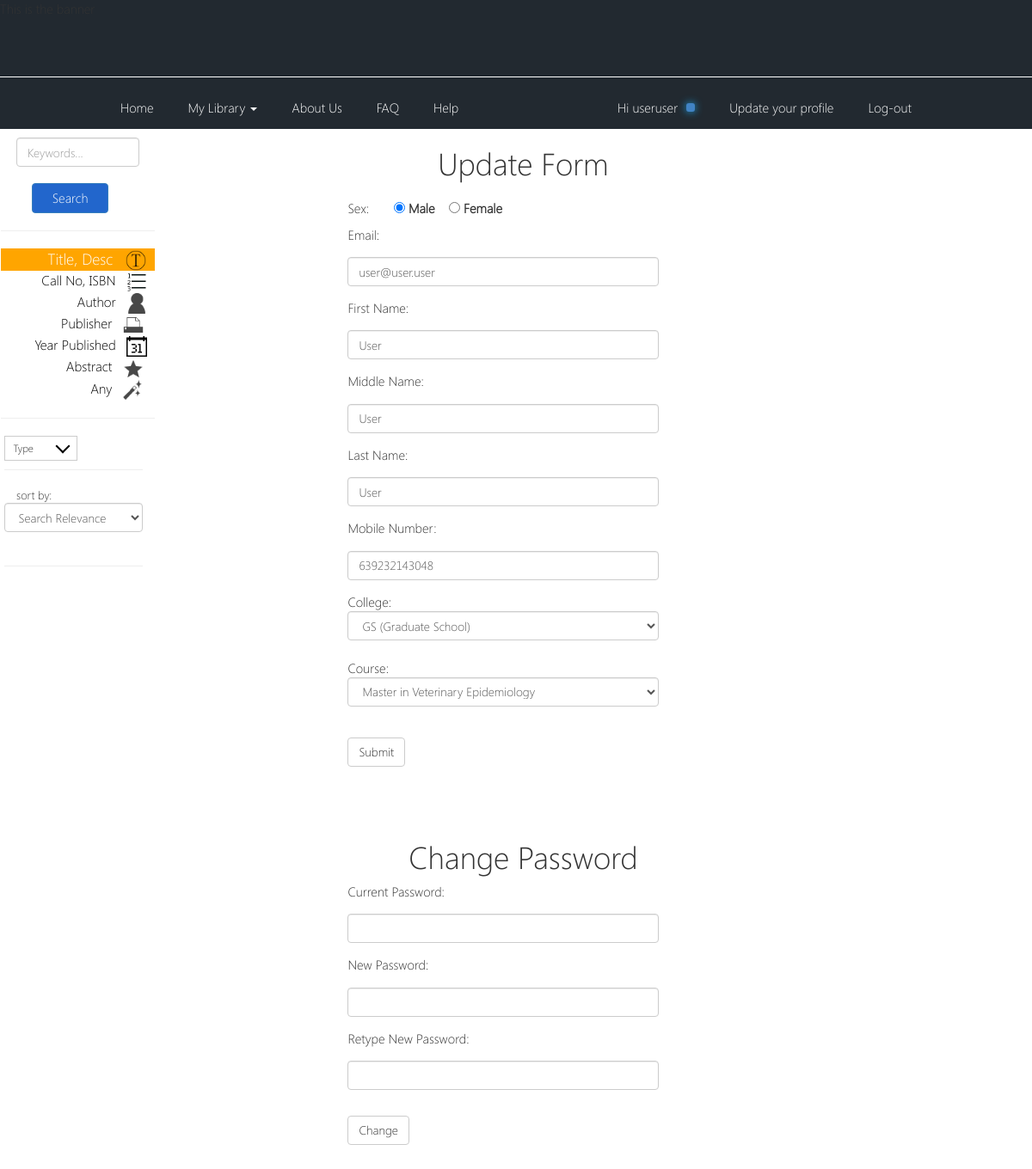
The page /update_account (signed in) on the database its author committed.
### tables this page shows
CREATE TABLE IF NOT EXISTS `user` (
  `username` varchar(18) NOT NULL,
  `password` varchar(65) NOT NULL,
  `sex` enum('male','female') NOT NULL,
  `status` enum('enabled','disabled','pending') NOT NULL DEFAULT 'pending',
  `email` varchar(55) NOT NULL,
  `usertype` enum('student','employee') NOT NULL,
  `emp_no` varchar(9) DEFAULT NULL,
  `student_no` varchar(10) DEFAULT NULL,
  `name_first` varchar(24) NOT NULL,
  `name_middle` varchar(24) NOT NULL,
  `name_last` varchar(24) NOT NULL,
  `mobile_no` varchar(12) DEFAULT NULL,
  `course` varchar(8) DEFAULT NULL,
  `college` varchar(11) DEFAULT NULL,
  PRIMARY KEY (`username`,`email`),
  UNIQUE KEY `emp_no` (`emp_no`,`student_no`),
  KEY `email` (`email`)
);

### application/controllers/home.php (called while the page is built, shortened)
    <?php if ( ! defined('BASEPATH')) exit('No direct script access allowed');
class Home extends CI_Controller {
    function __construct(){
        $this->load->model('book_model');
        $this->load->model('search_model');
        $this->load->model('notifs_model');
        $this->load->model('favorite_model');
        $this->load->model('lend_model');
        $this->load->model('reserve_model');
        $this->load->model('user_account_model');
        $this->load->model('admin_account_model');
        $this->load->helper("form");
        $this->load->library('safeguard');
    }
    public function update_account(){
        $data['title'] = "eICS Lib Sign Up";
        $this->load->view("header", $data);
        $username = $_SESSION['username'];
        $result=$this->user_account_model->get_data($username);
        $new_result = $this->safeguard->str_array_ready_for_display($result);
        $this->load->view('update_account_view', $new_result);
        if (isset($_SESSION['type']) && $_SESSION['type'] == "regular"){
            $data['notifs'] = $this->notifs_model->get_all($_SESSION['username'], 0);
            $data['notifs_count'] = $this->notifs_model->count_by_username($_SESSION['username']);
            $this->load->view('notifications_view', $data);
        }
    }
}

### index.php (called while the page is built, shortened)
<?php
require_once BASEPATH.'core/CodeIgniter.php';

### application/models/user_account_model.php (called while the page is built, shortened)
<?php if ( ! defined('BASEPATH')) exit('No direct script access allowed');
class User_account_model extends CI_Model {
	public function get_data($uname) {
		$query=$this->db->query("SELECT * FROM user WHERE username='{$uname}'");
		$result = $query->result_array();
		return $result[0];
	}
}
?>

### application/views/update_account_view.php (the view, shortened to what this page needs)
<div id="update_profile_container">
<form role="form" class="<?php
		if(isset($_SESSION['update_account_notif']) && $_SESSION['update_account_notif'] == "email")
			echo 'email';
	?>" name="userForm" action="<?php echo base_url();?>index.php/user_account/update" method="post" >
	<div id="container">
		<h1>Update Form</h1>
		<div id="body">
			Sex: &nbsp;&nbsp;&nbsp;&nbsp;&nbsp;
				 <input type="radio" name="sex" value="male" id="male"<?php if($sex=="male") echo " checked"; ?>/>
				 <label for="male">Male</label>&nbsp;&nbsp;&nbsp;
				 <input type="radio" name="sex" value="female" id="female"<?php if($sex=="female") echo " checked"; ?>/>
				 <label for="female">Female</label><br/>
			<div class="form-group">Email: <input class="form-control" type="text" name="email" value="<?php echo $email; ?>" required/><span name="span email"></span></div>
			<div class="form-group">First Name: <input class="form-control" type="text" name="name_first" value="<?php echo $name_first; ?>" required/><span name="span name_first"></span></div>
			<div class="form-group">Middle Name: <input class="form-control" type="text" name="name_middle" value="<?php echo $name_middle; ?>" required/><span name="span name_middle"></span></div>
			<div class="form-group">Last Name: <input class="form-control" type="text" name="name_last" value="<?php echo $name_last; ?>" required/><span name="span name_last"></span></div>
			<div class="form-group">Mobile Number: <input class="form-control" type="text" name="mobile_no" name="name_last" value="<?php echo $mobile_no; ?>" required /><span name="span mobile_no"></span></div>
			College:
			<select class="form-control" name="college" >
				<option value="GS"<?php if($college=="GS") echo " selected"; ?>>GS (Graduate School)</option>
			</select><br/>
			Course:
			<select class="form-control" name="course" id="course">
				<option value="MVE" id="MVE"<?php if($course=="MVE") echo " selected"; ?>>Master in Veterinary Epidemiology</option>
			</select></br>
			<input class="btn btn-default" type="submit" value="Submit" />
		</div>
	</div>
</form>
<form role="form" class="<?php
		if(isset($_SESSION['change_password_notif']) && $_SESSION['change_password_notif'] == "pass")
			echo 'pass';
	?>" name="changePasswordForm" action="<?php echo base_url();?>index.php/user_account/change_password" method="post" >
	<div id="container">
		<h1>Change Password</h1>
		<div id="body">
			<div class="form-group">Current Password: <input class="form-control" type="password" name="currentpassword" value="" required/><span name="span currentpassword"></span></div>
			<div class="form-group">New Password: <input class="form-control" type="password" name="newpassword" value=""required/><span name="span newpassword"></span></div>
			<div class="form-group">Retype New Password: <input class="form-control" type="password" name="renewpassword" value="" required/><span name="span renewpassword"></span></div>
			<input class="btn btn-default" type="submit" value="Change" />
		</div>
	</div>
</form>
</div>

### application/views/header.php (shortened to what this page needs)
<html>
	<head>
		<link rel="stylesheet" href="<?php echo base_url();?>css/bootstrap.min.css">
		<link rel="stylesheet" href="<?php echo base_url();?>css/style4.css">
		<link rel="stylesheet" href="<?php echo base_url();?>css/style5.css">
	</head>
	<body>
	<div id="site-cont">
		<div id="banner">
		</div>
		<div id="navbar" class="">
			<div id="element-cont">
				<div class="left">
					<a href="<?php echo base_url();?>ihome">
						<div class="menulinks">
							<?php if( isset($_SESSION['type']) && $_SESSION['type'] == "admin") echo "Manage";else echo "Home";?>
						</div>
					</a>
					<?php
					if(isset($_SESSION) && isset($_SESSION['type']) && $_SESSION['type'] == "regular"){
						echo
							"<div class='btn-group  dropdown-hover'>
								<a href='' class='' data-toggle='dropdown'>
									<div class='menulinks'>
										My Library
										<span class='caret'></span>
									</div>
							  	</a>
							  	<ul class='dropdown-menu'>
							  		<li><a href='". base_url() ."favorites'>Favorites</a></li>
							  		<li><a href='". base_url() ."borrowed'>Borrowed</a></li>
							  		<li><a href='". base_url() ."reserved'>Reserved</a></li>
							  	</ul>
							</div>";
					}
					?>
					<a href="<?php base_url()?>about_us">
						<div class="menulinks">
							About Us
						</div>
					</a>
					<a href="<?php base_url()?>faq">
						<div class="menulinks">
							FAQ
						</div>
					</a>
					<a href="<?php base_url()?>help">
						<div class="menulinks">
							Help
						</div>
					</a>
				</div>
				<div class="right">
					<?php
						if(isset($_SESSION) && isset($_SESSION['type'])){
							if($_SESSION['type'] == 'regular')
								include 'logged_user_view.php';
							else
								include 'logged_admin_view.php';
						}else{
							include 'login_view.php';
						}
					?>
				</div>
			</div>
		</div>
		<?php include 'search_view.php';?>

### application/views/logged_user_view.php (shortened to what this page needs)
<a href="<?php echo base_url();?>index.php/user_account/logout">
	<div class="menulinks">
		Log-out
	</div>
</a>
<a href="<?php echo base_url();?>update_account">
	<div class="menulinks">
		Update your profile
	</div>
</a>
<a>
	<div class="menulinks" id="notif-toggle">
		<div id="greet-user"> Hi <?php echo $_SESSION['username']; ?> </div>
		<div id="notif-blue-glow"> </div>
	</div>
</a>

### application/views/search_view.php (shortened to what this page needs)
<?php
	$s_stext =  '';
	$s_sby =  'book_title';
	$sr = '';$bn = '';$bt = '';$ds =  '';$pb =  '';$na =  '';$dp = '';
?>
			<div id="search" class="">
				<form id="search_form" name="search_form" method="post">
				<div class="form-group"><input class="form-control" searchby="<?=$s_sby?>" id="search_text" type="search" name='search' autofocus='true' placeholder='Keywords...' maxlength='99' spellcheck='true' tagSearch='false' value="<?=$s_stext?>" /></div>
				<input class="btn btn-primary" id='submit_search' type="submit" name="submit_search" value="Search"/><br/>
					<hr>
					<div id="sidebar-wrapper">
				        <ul class="sidebar-nav">
				            <a class="menu-toggle" href="javascript:void(0)"><li class="menu-toggle <?=$s_sby=='book_title'?'active':''?>"  searchby="book_title">Title, Desc &nbsp; <img src="<?php echo base_url();?>images/icon/title1.png" alt="">&nbsp;&nbsp;</li></a>
				            <a class="menu-toggle" href="javascript:void(0)"><li class="menu-toggle <?=$s_sby=='book_no'?'active':''?>" searchby="book_no">Call No, ISBN &nbsp; <img src="<?php echo base_url();?>images/icon/number.png" alt="">&nbsp;&nbsp;</li></a>
				            <a class="menu-toggle" href="javascript:void(0)"><li class="menu-toggle <?=$s_sby=='author'?'active':''?>" searchby="author">Author &nbsp; <img src="<?php echo base_url();?>images/icon/user32.png" alt="">&nbsp;&nbsp;</li></a>
				            <a class="menu-toggle" href="javascript:void(0)"><li class="menu-toggle <?=$s_sby=='publisher'?'active':''?>" searchby="publisher">Publisher &nbsp; <img src="<?php echo base_url();?>images/icon/printer32.png" alt="">&nbsp; &nbsp;</li></a>
				            <a class="menu-toggle" href="javascript:void(0)"><li class="menu-toggle <?=$s_sby=='date_published'?'active':''?>" searchby="date_published">Year Published &nbsp; <img src="<?php echo base_url();?>images/icon/calendar.png" alt="">&nbsp;&nbsp;</li></a>
				            <a class="menu-toggle" href="javascript:void(0)"><li class="menu-toggle <?=$s_sby=='abstract'?'active':''?>" searchby="abstract">Abstract &nbsp; <img src="<?php echo base_url();?>images/icon/star32.png" alt="">&nbsp; &nbsp;</li></a>
				            <a class="menu-toggle" href="javascript:void(0)"><li class="menu-toggle <?=$s_sby=='any'?'active':''?>" searchby="any">Any &nbsp; <img src="<?php echo base_url();?>images/icon/wand32.png" alt="">&nbsp; &nbsp;</li></a>
				            <hr>
				        </ul>
					</div>
					<div id="dropdown_container">
								<div id="book_type_div" class="dropdown-check-list">
						        <span class="anchor">Type</span>
						    </div>
							<br>
							<hr/>
							<?php
							echo '
							 &nbsp;	 &nbsp; sort by: <br>
							<select class="form-control" name="order_by" class="order_by">
								<option value="search_relevance" ' . $sr . '> Search Relevance</option>
								<option value="book_no" ' . $bn . '> Book Number </option>
								<option value="book_title" ' . $bt . '> Title </option>
								<option value="description" ' . $ds . '> Description </option>
								<option value="publisher" ' . $pb . '> Publisher</option>
								<option value="name" ' . $na . '> Author</option>
								<option value="date_published" ' . $dp . '> Year Published</option>
							</select><br/><hr>
							';
					?>
						</div>
				</form>
			</div>
<div id="rightbody">

### application/views/notifications_view.php (shortened to what this page needs)
<link rel="stylesheet" href="<?php echo base_url();?>css/burnzz.css">

### css/style4.css (style rules this page uses)
div#update_profile_container, div#update_admin_profile_container, div#create_admin_container, div.create_acc_container { margin-left: 17%; width: 50%; }
div#update_profile_container input, div.create_acc_container input { margin: 15px 0; }
div#body { padding-bottom: 50px; }
h1, h4 { text-align: center; }

### css/style5.css (style rules this page uses)
#site-cont { min-width: 1000px; min-height: 768px; }
body { font-family:'SEGOEUIL' !important; font-size: 15px; }
#banner { width: 100%; height: 90px; background: #222930; position: relative; border-bottom: 1px solid white; }
#rightbody { width: 85%; min-height: 400px; float: left; }
#navbar { width: 100%; height: 60px; color:white; background: #222930; position: relative; clear: both; z-index: 40; }
#element-cont { width: 80%; height: 100%; margin: 0 auto; }
#navbar .menulinks { height: 60px; padding:15px 20px 5px 20px; border-top: 10px solid #222930; float: left; }
#navbar div.btn-group { float: left; }
#navbar a { color:white; }
#navbar .right { width: 50%; height: 100%; margin-left: 50%; }
#navbar .right > a { float: right; max-width: 40%; }
#search { width: 15%; background: transparent; position: relative; z-index: 40; float:left; clear:left; padding-left: 1px; margin-top:10px; }
#search #sidebar-wrapper { width: 100%; background: transparent; }
#search #sidebar-wrapper li { width: 100%; text-decoration: none; list-style: none; background: transparent; }
#search #sidebar-wrapper ul { background: white; padding: 0; }
#search #sidebar-wrapper ul a { color: black; text-align: right; font-size: 1.3vw; }
#search #sidebar-wrapper ul img { width: 2vw; }
#search #sidebar-wrapper .active { background: orange; color: white; font-size: 1.5vw; }
.dropdown-check-list { display: inline-block; font-family:'SEGOEUIL' !important; width: 50%; }
.dropdown-check-list .anchor { position: relative; cursor: pointer; display: inline-block; padding: 5px 50px 5px 10px; border: 1px solid #ccc; font-family:'SEGOEUIL' !important; }
.dropdown-check-list .anchor:after { position: absolute; content: ""; border-left: 2px solid black; border-top: 2px solid black; padding: 5px; right: 10px; top: 20%; font-family:'SEGOEUIL' !important; -moz-transform: rotate(-135deg); -ms-transform: rotate(-135deg); -o-transform: rotate(-135deg); -webkit-transform: rotate(-135deg); transform: rotate(-135deg); }
#submit_search { background-color:#2266cc !important; font-family:'SEGOEUIL' !important; font-size:100% !important; width:50% !important; color: white; height:35px; margin-left: 20%; margin-top: 2%; }
#search_text { margin-left: 10%; width: 80%; }
#dropdown_container { margin-left: 2%; }
#book_type_div { font-size: 1vw; float:left; }
.anchor { font-size: 1vw; }
#dropdown_container { margin-top: 2%; height: 10%; width: 90%; font-size: 1.1vw; }
#body { margin-left: 10%; width: 71%; }

### css/burnzz.css (style rules this page uses)
h1 { text-align: center; }
div#greet-user { float: left; margin-right: 10px; }
div#notif-toggle { cursor: pointer; }
div#notif-blue-glow { background-color: #4183c4; width: 10px; height: 10px; float: left; border-radius: 3px; margin-top: 5px; box-shadow: 0 0 10px #1ba1e2; }

### rows shown on the page
user: sex "☑ Male", sex "☐ Female", email "user@user.user", name_first "User", name_middle "User", name_last "User", mobile_no "639232143048", college "GS (Graduate School)", course "Master in Veterinary Epidemiology"

### other values the page prints
$_SESSION['username'] "useruser"
